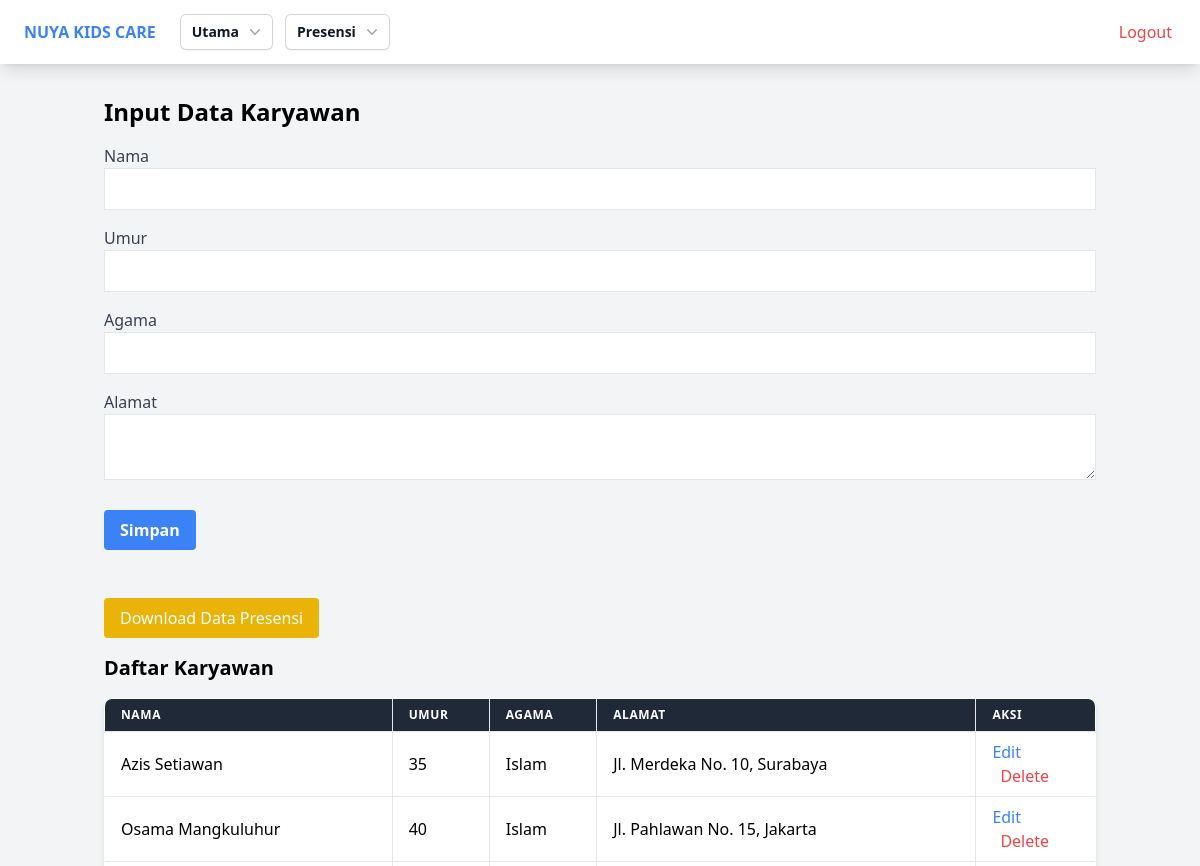
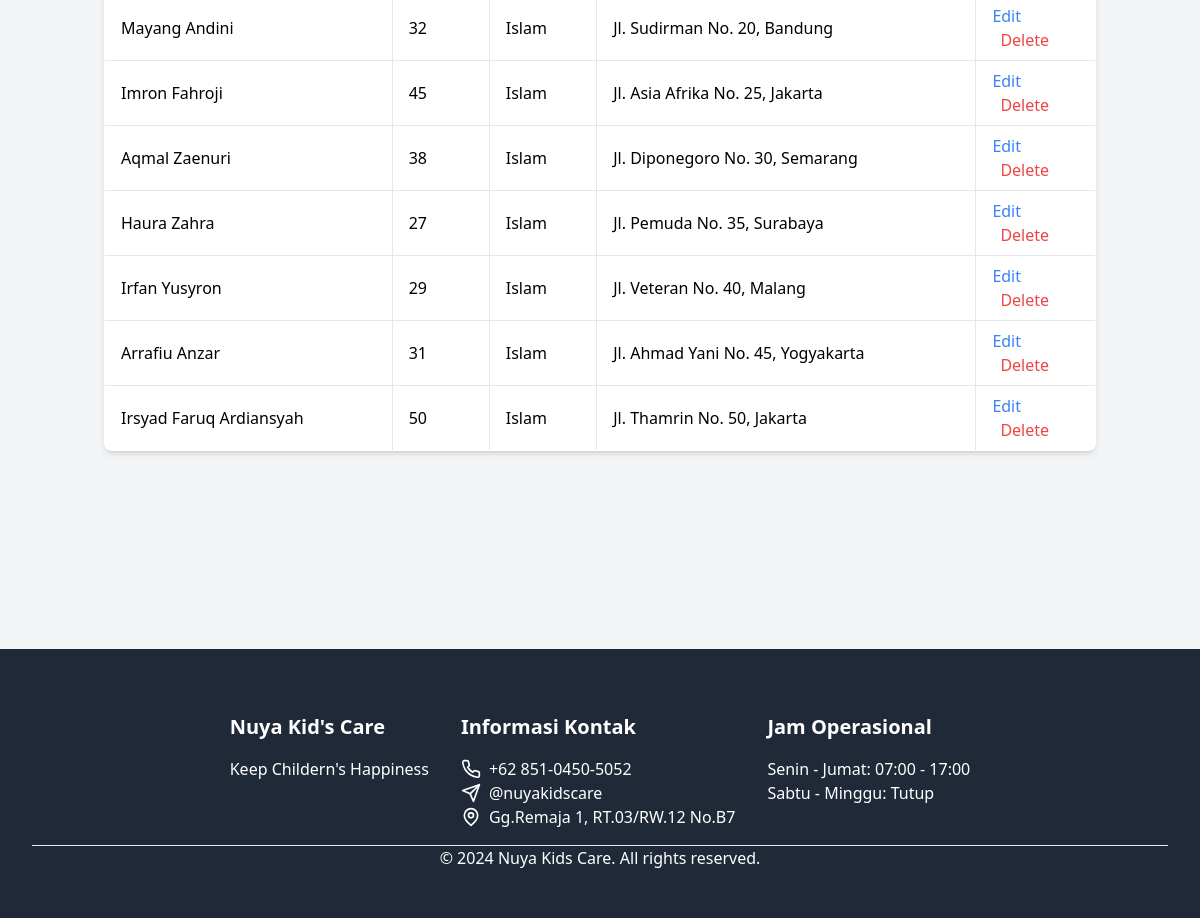
The page /master/karyawan.php (signed in) on the database its author committed (2 pictures, top to bottom).
### tables this page shows
CREATE TABLE `karyawan` (
  `id` int NOT NULL,
  `nama` varchar(100) NOT NULL,
  `umur` int DEFAULT NULL,
  `agama` varchar(20) DEFAULT NULL,
  `alamat` text
);

### master/karyawan.php (the view, shortened to what this page needs)
<?php
require_once '../db.php';
?>
<!DOCTYPE html>
<html lang="en">
<head>
    <link href="../output.css" rel="stylesheet">
</head>
<body class="bg-gray-100">
    <div class ="container mx-auto">
        <?php include '../navbar.php'; ?>
    </div>
    <div class="container mx-auto p-4">
    <section class="hero py-12">
        <h1 class="text-2xl font-bold mb-4">Input Data Karyawan</h1>
        <?php if (isset($editMode) && $editMode): ?>
            <form method="POST" action="karyawan.php">
                <input type="hidden" name="action" value="edit">
                <input type="hidden" name="id" value="<?php echo $editId; ?>">
                <div class="mb-4">
                    <label for="nama" class="block text-gray-700">Nama</label>
                    <input type="text" name="nama" id="nama" class="border p-2 w-full" value="<?php echo $editNama; ?>" required>
                </div>
                <div class="mb-4">
                    <label for="umur" class="block text-gray-700">Umur</label>
                    <input type="number" name="umur" id="umur" class="border p-2 w-full" value="<?php echo $editUmur; ?>" required>
                </div>
                <div class="mb-4">
                    <label for="agama" class="block text-gray-700">Agama</label>
                    <input type="text" name="agama" id="agama" class="border p-2 w-full" value="<?php echo $editAgama; ?>" required>
                </div>
                <div class="mb-4">
                    <label for="alamat" class="block text-gray-700">Alamat</label>
                    <textarea name="alamat" id="alamat" class="border p-2 w-full" required><?php echo $editAlamat; ?></textarea>
                </div>
                <div>
                    <button type="submit" class="mt-2 bg-blue-500 hover:bg-blue-600 text-white font-semibold py-2 px-4 rounded">
                        Update
                    </button>
                </div>
            </form>
        <?php else: ?>
            <form method="POST" action="karyawan.php">
                <div class="mb-4">
                    <label for="nama" class="block text-gray-700">Nama</label>
                    <input type="text" name="nama" id="nama" class="border p-2 w-full" required>
                </div>
                <div class="mb-4">
                    <label for="umur" class="block text-gray-700">Umur</label>
                    <input type="number" name="umur" id="umur" class="border p-2 w-full" required>
                </div>
                <div class="mb-4">
                    <label for="agama" class="block text-gray-700">Agama</label>
                    <input type="text" name="agama" id="agama" class="border p-2 w-full" required>
                </div>
                <div class="mb-4">
                    <label for="alamat" class="block text-gray-700">Alamat</label>
                    <textarea name="alamat" id="alamat" class="border p-2 w-full" required></textarea>
                </div>
                <div>
                    <button type="submit" class="mt-2 bg-blue-500 hover:bg-blue-600 text-white font-semibold py-2 px-4 rounded">
                        Simpan
                    </button>
                </div>
            </form>
        <?php endif; ?>
        </section>
        <div class="mb-4">
            <a href="../transaksi/export_excel.php" class="bg-yellow-500 hover:bg-yellow-600 text-white px-4 py-2 rounded inline-block">
                Download Data Presensi
            </a>
        </div>
        <h2 class="text-xl font-bold my-4">Daftar Karyawan</h2>
        <table class="min-w-full bg-white border-collapse border border-gray-200 shadow-md rounded-lg overflow-hidden">
            <thead class="bg-gray-800">
                <tr>
                    <th class="border px-4 py-2 text-left text-xs text-white uppercase tracking-wider">Nama</th>
                    <th class="border px-4 py-2 text-left text-xs text-white uppercase tracking-wider">Umur</th>
                    <th class="border px-4 py-2 text-left text-xs text-white uppercase tracking-wider">Agama</th>
                    <th class="border px-4 py-2 text-left text-xs text-white uppercase tracking-wider">Alamat</th>
                    <th class="border px-4 py-2 text-left text-xs text-white uppercase tracking-wider">Aksi</th>
                </tr>
            </thead>
            <tbody>
                <?php
                $stmt = $pdo->query("SELECT * FROM karyawan");
                $karyawanList = $stmt->fetchAll(PDO::FETCH_ASSOC);
                foreach ($karyawanList as $karyawan):
                ?>
                <tr>
                    <td class="border border-gray-200 px-4 py-2"><?php echo $karyawan['nama']; ?></td>
                    <td class="border border-gray-200 px-4 py-2"><?php echo $karyawan['umur']; ?></td>
                    <td class="border border-gray-200 px-4 py-2"><?php echo $karyawan['agama']; ?></td>
                    <td class="border border-gray- 200 px-4 py-2"><?php echo $karyawan['alamat']; ?></td>
                    <td class="border border-gray-200 px-4 py-2">
                        <form method="POST" action="karyawan.php">
                            <button type="submit" class="text-blue-500 hover:text-blue-700">Edit</button>
                        </form>
                        <form method="POST" action="karyawan.php" onsubmit="return confirm('Apakah Anda yakin ingin menghapus data karyawan ini?');">
                            <button type="submit" class="text-red-500 hover:text-red-700 ml-2">Delete</button>
                        </form>
                    </td>
                </tr>
                <?php endforeach; ?>
            </tbody>
        </table>
    </div>
    <?php include '../footer.php'; ?>
</body>
</html>

### master/karyawan.php (style rules this page uses)
.hero { padding-top: 80px; }

### rows shown on the page
karyawan: nama "Azis Setiawan", umur "35", agama "Islam", alamat "Jl. Merdeka No. 10, Surabaya"
karyawan: nama "Osama Mangkuluhur", umur "40", agama "Islam", alamat "Jl. Pahlawan No. 15, Jakarta"
karyawan: nama "Mayang Andini", umur "32", agama "Islam", alamat "Jl. Sudirman No. 20, Bandung"
karyawan: nama "Imron Fahroji", umur "45", agama "Islam", alamat "Jl. Asia Afrika No. 25, Jakarta"
karyawan: nama "Aqmal Zaenuri", umur "38", agama "Islam", alamat "Jl. Diponegoro No. 30, Semarang"
karyawan: nama "Haura Zahra", umur "27", agama "Islam", alamat "Jl. Pemuda No. 35, Surabaya"
karyawan: nama "Irfan Yusyron", umur "29", agama "Islam", alamat "Jl. Veteran No. 40, Malang"
karyawan: nama "Arrafiu Anzar", umur "31", agama "Islam", alamat "Jl. Ahmad Yani No. 45, Yogyakarta"
karyawan: nama "Irsyad Faruq Ardiansyah", umur "50", agama "Islam", alamat "Jl. Thamrin No. 50, Jakarta"
